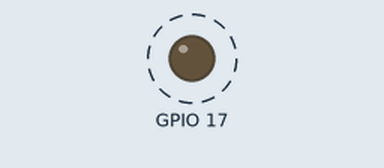
Simulated run of this program. Board: Raspberry Pi (BCM pin numbers). On the bench: output pins drawn as LEDs (lit = HIGH). Dashed ring = blinking.

Above: at 0.5 s.
Timing chart, 0 to 4.6 s (numbered marks = the images above):
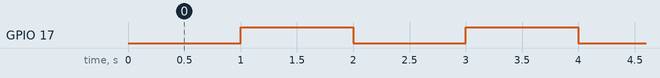

Measured:
- by itself, GPIO 17: alternates HIGH for 1.0 s and LOW for 1.0 s

The program:

blink2.py
```python
#!/usr/bin/python

import RPi.GPIO as GPIO
from time import sleep

GPIO.setmode(GPIO.BCM)
GPIO.setup(17,GPIO.OUT)

try:
    while True:
        GPIO.output(17,False)
        sleep(1.0)
        GPIO.output(17,True)
        sleep(1.0)

except KeyboardInterrupt:
    pass

finally:
    GPIO.cleanup()
```
